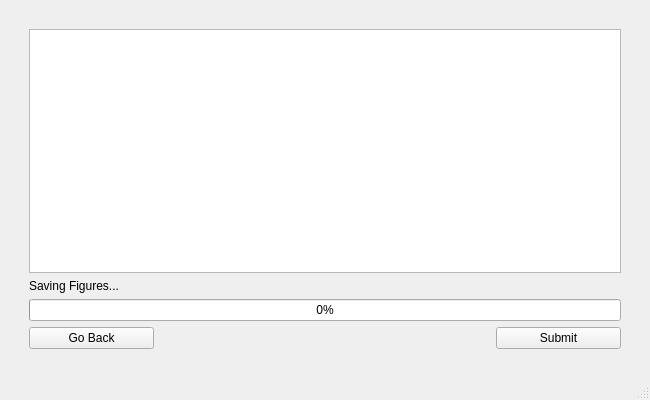
<?xml version="1.0" encoding="UTF-8"?>
<ui version="4.0">
 <class>MainWindow</class>
 <widget class="QMainWindow" name="MainWindow">
  <property name="geometry">
   <rect>
    <x>0</x>
    <y>0</y>
    <width>650</width>
    <height>400</height>
   </rect>
  </property>
  <property name="windowTitle">
   <string>MainWindow</string>
  </property>
  <widget class="QWidget" name="centralwidget">
   <layout class="QGridLayout" name="gridLayout_2">
    <item row="1" column="1">
     <layout class="QGridLayout" name="gridLayout">
      <item row="3" column="0" alignment="Qt::AlignLeft">
       <widget class="QPushButton" name="go_back_button">
        <property name="minimumSize">
         <size>
          <width>125</width>
          <height>0</height>
         </size>
        </property>
        <property name="text">
         <string>Go Back</string>
        </property>
       </widget>
      </item>
      <item row="3" column="1" alignment="Qt::AlignRight">
       <widget class="QPushButton" name="submit_button">
        <property name="minimumSize">
         <size>
          <width>125</width>
          <height>0</height>
         </size>
        </property>
        <property name="text">
         <string>Submit</string>
        </property>
       </widget>
      </item>
      <item row="0" column="0" colspan="2">
       <widget class="QTableWidget" name="rename_table"/>
      </item>
      <item row="2" column="0" colspan="2">
       <widget class="QProgressBar" name="progressBar">
        <property name="value">
         <number>0</number>
        </property>
       </widget>
      </item>
      <item row="1" column="0">
       <widget class="QLabel" name="label">
        <property name="text">
         <string>Saving Figures...</string>
        </property>
       </widget>
      </item>
     </layout>
    </item>
    <item row="1" column="2">
     <spacer name="horizontalSpacer">
      <property name="orientation">
       <enum>Qt::Horizontal</enum>
      </property>
      <property name="sizeType">
       <enum>QSizePolicy::Fixed</enum>
      </property>
      <property name="sizeHint" stdset="0">
       <size>
        <width>20</width>
        <height>20</height>
       </size>
      </property>
     </spacer>
    </item>
    <item row="2" column="1">
     <spacer name="verticalSpacer">
      <property name="orientation">
       <enum>Qt::Vertical</enum>
      </property>
      <property name="sizeType">
       <enum>QSizePolicy::Fixed</enum>
      </property>
      <property name="sizeHint" stdset="0">
       <size>
        <width>20</width>
        <height>20</height>
       </size>
      </property>
     </spacer>
    </item>
    <item row="0" column="1">
     <spacer name="verticalSpacer_2">
      <property name="orientation">
       <enum>Qt::Vertical</enum>
      </property>
      <property name="sizeType">
       <enum>QSizePolicy::Fixed</enum>
      </property>
      <property name="sizeHint" stdset="0">
       <size>
        <width>20</width>
        <height>20</height>
       </size>
      </property>
     </spacer>
    </item>
    <item row="1" column="0">
     <spacer name="horizontalSpacer_2">
      <property name="orientation">
       <enum>Qt::Horizontal</enum>
      </property>
      <property name="sizeType">
       <enum>QSizePolicy::Fixed</enum>
      </property>
      <property name="sizeHint" stdset="0">
       <size>
        <width>20</width>
        <height>20</height>
       </size>
      </property>
     </spacer>
    </item>
   </layout>
  </widget>
  <widget class="QStatusBar" name="statusbar"/>
 </widget>
 <resources/>
 <connections/>
</ui>
